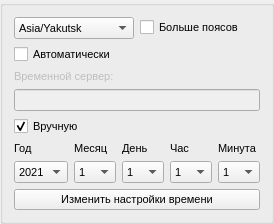
                  <widget class="QGroupBox" name="groupBox">
                   <property name="font">
                    <font>
                     <family>MS Shell Dlg 2</family>
                     <pointsize>8</pointsize>
                     <weight>50</weight>
                     <italic>false</italic>
                     <bold>false</bold>
                     <underline>false</underline>
                     <strikeout>false</strikeout>
                     <kerning>true</kerning>
                    </font>
                   </property>
                   <property name="acceptDrops">
                    <bool>false</bool>
                   </property>
                   <layout class="QFormLayout" name="formLayout_2">
                    <item row="1" column="0" colspan="2">
                     <layout class="QVBoxLayout" name="verticalLayout_12">
                      <item>
                       <layout class="QHBoxLayout" name="horizontalLayout_8">
                        <item>
                         <layout class="QVBoxLayout" name="verticalLayout_7">
                          <item>
                           <widget class="QLabel" name="label_14">
                            <property name="text">
                             <string>Год</string>
                            </property>
                           </widget>
                          </item>
                          <item>
                           <widget class="QComboBox" name="comboBox_6">
                            <item>
                             <property name="text">
                              <string>2021</string>
                             </property>
                            </item>
                            <item>
                             <property name="text">
                              <string>2022</string>
                             </property>
                            </item>
                            <item>
                             <property name="text">
                              <string>2023</string>
                             </property>
                            </item>
                            <item>
                             <property name="text">
                              <string>2024</string>
                             </property>
                            </item>
                            <item>
                             <property name="text">
                              <string>2025</string>
                             </property>
                            </item>
                            <item>
                             <property name="text">
                              <string>2026</string>
                             </property>
                            </item>
                            <item>
                             <property name="text">
                              <string>2027</string>
                             </property>
                            </item>
                            <item>
                             <property name="text">
                              <string>2028</string>
                             </property>
                            </item>
                           </widget>
                          </item>
                         </layout>
                        </item>
                        <item>
                         <layout class="QVBoxLayout" name="verticalLayout_8">
                          <item>
                           <widget class="QLabel" name="label_15">
                            <property name="text">
                             <string>Месяц</string>
                            </property>
                           </widget>
                          </item>
                          <item>
                           <widget class="QComboBox" name="comboBox_7">
                            <item>
                             <property name="text">
                              <string>1</string>
                             </property>
                            </item>
                            <item>
                             <property name="text">
                              <string>2</string>
                             </property>
                            </item>
                            <item>
                             <property name="text">
                              <string>3</string>
                             </property>
                            </item>
                            <item>
                             <property name="text">
                              <string>4</string>
                             </property>
                            </item>
                            <item>
                             <property name="text">
                              <string>5</string>
                             </property>
                            </item>
                            <item>
                             <property name="text">
                              <string>6</string>
                             </property>
                            </item>
                            <item>
                             <property name="text">
                              <string>7</string>
                             </property>
                            </item>
                            <item>
                             <property name="text">
                              <string>8</string>
                             </property>
                            </item>
                            <item>
                             <property name="text">
                              <string>9</string>
                             </property>
                            </item>
                            <item>
                             <property name="text">
                              <string>10</string>
                             </property>
                            </item>
                            <item>
                             <property name="text">
                              <string>11</string>
                             </property>
                            </item>
                            <item>
                             <property name="text">
                              <string>12</string>
                             </property>
                            </item>
                           </widget>
                          </item>
                         </layout>
                        </item>
                        <item>
                         <layout class="QVBoxLayout" name="verticalLayout_9">
                          <item>
                           <widget class="QLabel" name="label_16">
                            <property name="text">
                             <string>День</string>
                            </property>
                           </widget>
                          </item>
                          <item>
                           <widget class="QComboBox" name="comboBox_8">
                            <item>
                             <property name="text">
                              <string>1</string>
                             </property>
                            </item>
                            <item>
                             <property name="text">
                              <string>2</string>
                             </property>
                            </item>
                            <item>
                             <property name="text">
                              <string>3</string>
                             </property>
                            </item>
                            <item>
                             <property name="text">
                              <string>4</string>
                             </property>
                            </item>
                            <item>
                             <property name="text">
                              <string>5</string>
                             </property>
                            </item>
                            <item>
                             <property name="text">
                              <string>6</string>
                             </property>
                            </item>
                            <item>
                             <property name="text">
                              <string>7</string>
                             </property>
                            </item>
                            <item>
                             <property name="text">
                              <string>8</string>
                             </property>
                            </item>
                            <item>
                             <property name="text">
                              <string>9</string>
                             </property>
                            </item>
                            <item>
                             <property name="text">
                              <string>10</string>
                             </property>
                            </item>
                            <item>
                             <property name="text">
                              <string>11</string>
                             </property>
                            </item>
                            <item>
                             <property name="text">
                              <string>12</string>
                             </property>
                            </item>
                            <item>
                             <property name="text">
                              <string>13</string>
                             </property>
                            </item>
                            <item>
                             <property name="text">
                              <string>14</string>
                             </property>
                            </item>
                            <item>
                             <property name="text">
                              <string>15</string>
                             </property>
                            </item>
                            <item>
                             <property name="text">
                              <string>16</string>
                             </property>
                            </item>
                            <item>
                             <property name="text">
                              <string>17</string>
                             </property>
                            </item>
                            <item>
                             <property name="text">
                              <string>18</string>
                             </property>
                            </item>
                            <item>
                             <property name="text">
                              <string>19</string>
                             </property>
                            </item>
                            <item>
                             <property name="text">
                              <string>20</string>
                             </property>
                            </item>
                            <item>
                             <property name="text">
                              <string>21</string>
                             </property>
                            </item>
                            <item>
                             <property name="text">
                              <string>22</string>
                             </property>
                            </item>
                            <item>
                             <property name="text">
                              <string>23</string>
                             </property>
                            </item>
                            <item>
                             <property name="text">
                              <string>24</string>
                             </property>
                            </item>
                            <item>
                             <property name="text">
                              <string>25</string>
                             </property>
                            </item>
                            <item>
                             <property name="text">
                              <string>26</string>
                             </property>
                            </item>
                            <item>
                             <property name="text">
                              <string>27</string>
                             </property>
                            </item>
                            <item>
                             <property name="text">
                              <string>28</string>
                             </property>
                            </item>
                            <item>
                             <property name="text">
                              <string>29</string>
                             </property>
                            </item>
                            <item>
                             <property name="text">
                              <string>30</string>
                             </property>
                            </item>
                            <item>
                             <property name="text">
                              <string>31</string>
                             </property>
                            </item>
                           </widget>
                          </item>
                         </layout>
                        </item>
                        <item>
                         <layout class="QVBoxLayout" name="verticalLayout_10">
                          <item>
                           <widget class="QLabel" name="label_17">
                            <property name="text">
                             <string>Час</string>
                            </property>
                           </widget>
                          </item>
                          <item>
                           <widget class="QComboBox" name="comboBox_9">
                            <item>
                             <property name="text">
                              <string>1</string>
                             </property>
                            </item>
                            <item>
                             <property name="text">
                              <string>2</string>
                             </property>
                            </item>
                            <item>
                             <property name="text">
                              <string>3</string>
                             </property>
                            </item>
                            <item>
                             <property name="text">
                              <string>4</string>
                             </property>
                            </item>
                            <item>
                             <property name="text">
                              <string>5</string>
                             </property>
                            </item>
                            <item>
                             <property name="text">
                              <string>6</string>
                             </property>
                            </item>
                            <item>
                             <property name="text">
                              <string>7</string>
                             </property>
                            </item>
                            <item>
                             <property name="text">
                              <string>8</string>
                             </property>
                            </item>
                            <item>
                             <property name="text">
                              <string>9</string>
                             </property>
                            </item>
                            <item>
                             <property name="text">
                              <string>10</string>
                             </property>
                            </item>
                            <item>
                             <property name="text">
                              <string>11</string>
                             </property>
                            </item>
                            <item>
                             <property name="text">
                              <string>12</string>
                             </property>
                            </item>
                           </widget>
                          </item>
                         </layout>
                        </item>
                        <item>
                         <layout class="QVBoxLayout" name="verticalLayout_11">
                          <item>
                           <widget class="QLabel" name="label_18">
                            <property name="text">
                             <string>Минута</string>
                            </property>
                           </widget>
                          </item>
                          <item>
                           <widget class="QComboBox" name="comboBox_10">
                            <item>
                             <property name="text">
                              <string>1</string>
                             </property>
                            </item>
                            <item>
                             <property name="text">
                              <string>2</string>
                             </property>
                            </item>
                            <item>
                             <property name="text">
                              <string>3</string>
                             </property>
                            </item>
                            <item>
                             <property name="text">
                              <string>4</string>
                             </property>
                            </item>
                            <item>
                             <property name="text">
                              <string>5</string>
                             </property>
                            </item>
                            <item>
                             <property name="text">
                              <string>6</string>
                             </property>
                            </item>
                            <item>
                             <property name="text">
                              <string>7</string>
                             </property>
                            </item>
                            <item>
                             <property name="text">
                              <string>8</string>
                             </property>
                            </item>
                            <item>
                             <property name="text">
                              <string>9</string>
                             </property>
                            </item>
                            <item>
                             <property name="text">
                              <string>10</string>
                             </property>
                            </item>
                            <item>
                             <property name="text">
                              <string>11</string>
                             </property>
                            </item>
                            <item>
                             <property name="text">
                              <string>12</string>
                             </property>
                            </item>
                            <item>
                             <property name="text">
                              <string>13</string>
                             </property>
                            </item>
                            <item>
                             <property name="text">
                              <string>14</string>
                             </property>
                            </item>
                            <item>
                             <property name="text">
                              <string>15</string>
                             </property>
                            </item>
                            <item>
                             <property name="text">
                              <string>16</string>
                             </property>
                            </item>
                            <item>
                             <property name="text">
                              <string>17</string>
                             </property>
                            </item>
                            <item>
                             <property name="text">
                              <string>18</string>
                             </property>
                            </item>
                            <item>
                             <property name="text">
                              <string>19</string>
                             </property>
                            </item>
                            <item>
                             <property name="text">
                              <string>20</string>
                             </property>
                            </item>
                            <item>
                             <property name="text">
                              <string>21</string>
                             </property>
                            </item>
                            <item>
                             <property name="text">
                              <string>22</string>
                             </property>
                            </item>
                            <item>
                             <property name="text">
                              <string>23</string>
                             </property>
                            </item>
                            <item>
                             <property name="text">
                              <string>24</string>
                             </property>
                            </item>
                            <item>
                             <property name="text">
                              <string>25</string>
                             </property>
                            </item>
                            <item>
                             <property name="text">
                              <string>26</string>
                             </property>
                            </item>
                            <item>
                             <property name="text">
                              <string>27</string>
                             </property>
                            </item>
                            <item>
                             <property name="text">
                              <string>28</string>
                             </property>
                            </item>
                            <item>
                             <property name="text">
                              <string>29</string>
                             </property>
                            </item>
                            <item>
                             <property name="text">
                              <string>30</string>
                             </property>
                            </item>
                            <item>
                             <property name="text">
                              <string>31</string>
                             </property>
                            </item>
                            <item>
                             <property name="text">
                              <string>32</string>
                             </property>
                            </item>
                            <item>
                             <property name="text">
                              <string>33</string>
                             </property>
                            </item>
                            <item>
                             <property name="text">
                              <string>34</string>
                             </property>
                            </item>
                            <item>
                             <property name="text">
                              <string>35</string>
                             </property>
                            </item>
                            <item>
                             <property name="text">
                              <string>36</string>
                             </property>
                            </item>
                            <item>
                             <property name="text">
                              <string>37</string>
                             </property>
                            </item>
                            <item>
                             <property name="text">
                              <string>38</string>
                             </property>
                            </item>
                            <item>
                             <property name="text">
                              <string>39</string>
                             </property>
                            </item>
                            <item>
                             <property name="text">
                              <string>40</string>
                             </property>
                            </item>
                            <item>
                             <property name="text">
                              <string>41</string>
                             </property>
                            </item>
                            <item>
                             <property name="text">
                              <string>42</string>
                             </property>
                            </item>
                            <item>
                             <property name="text">
                              <string>43</string>
                             </property>
                            </item>
                            <item>
                             <property name="text">
                              <string>44</string>
                             </property>
                            </item>
                            <item>
                             <property name="text">
                              <string>45</string>
                             </property>
                            </item>
                            <item>
                             <property name="text">
                              <string>46</string>
                             </property>
                            </item>
                            <item>
                             <property name="text">
                              <string>47</string>
                             </property>
                            </item>
                            <item>
                             <property name="text">
                              <string>48</string>
                             </property>
                            </item>
                            <item>
                             <property name="text">
                              <string>49</string>
                             </property>
                            </item>
                            <item>
                             <property name="text">
                              <string>50</string>
                             </property>
                            </item>
                            <item>
                             <property name="text">
                              <string>51</string>
                             </property>
                            </item>
                            <item>
                             <property name="text">
                              <string>52</string>
                             </property>
                            </item>
                            <item>
                             <property name="text">
                              <string>53</string>
                             </property>
                            </item>
                            <item>
                             <property name="text">
                              <string>54</string>
                             </property>
                            </item>
                            <item>
                             <property name="text">
                              <string>55</string>
                             </property>
                            </item>
                            <item>
                             <property name="text">
                              <string>56</string>
                             </property>
                            </item>
                            <item>
                             <property name="text">
                              <string>57</string>
                             </property>
                            </item>
                            <item>
                             <property name="text">
                              <string>58</string>
                             </property>
                            </item>
                            <item>
                             <property name="text">
                              <string>59</string>
                             </property>
                            </item>
                            <item>
                             <property name="text">
                              <string>60</string>
                             </property>
                            </item>
                           </widget>
                          </item>
                         </layout>
                        </item>
                       </layout>
                      </item>
                      <item>
                       <widget class="QPushButton" name="pushButton_3">
                        <property name="text">
                         <string>Изменить настройки времени</string>
                        </property>
                       </widget>
                      </item>
                     </layout>
                    </item>
                    <item row="0" column="0" colspan="2">
                     <layout class="QVBoxLayout" name="verticalLayout_6">
                      <item>
                       <layout class="QVBoxLayout" name="verticalLayout_2">
                        <item>
                         <layout class="QHBoxLayout" name="horizontalLayout_7">
                          <item>
                           <widget class="QComboBox" name="comboBox_3">
                            <item>
                             <property name="text">
                              <string>Asia/Yakutsk</string>
                             </property>
                            </item>
                            <item>
                             <property name="text">
                              <string>Australia/Brisbane</string>
                             </property>
                            </item>
                            <item>
                             <property name="text">
                              <string>Europe/Berlin</string>
                             </property>
                            </item>
                            <item>
                             <property name="text">
                              <string>Europe/Moscow</string>
                             </property>
                            </item>
                            <item>
                             <property name="text">
                              <string>PRC</string>
                             </property>
                            </item>
                            <item>
                             <property name="text">
                              <string>UTC</string>
                             </property>
                            </item>
                           </widget>
                          </item>
                          <item>
                           <widget class="QCheckBox" name="checkBox">
                            <property name="text">
                             <string>Больше поясов</string>
                            </property>
                           </widget>
                          </item>
                         </layout>
                        </item>
                        <item>
                         <widget class="QCheckBox" name="checkBox_2">
                          <property name="text">
                           <string>Автоматически</string>
                          </property>
                         </widget>
                        </item>
                       </layout>
                      </item>
                      <item>
                       <layout class="QVBoxLayout" name="verticalLayout_5">
                        <item>
                         <widget class="QLabel" name="label_13">
                          <property name="enabled">
                           <bool>false</bool>
                          </property>
                          <property name="text">
                           <string>Временной сервер:</string>
                          </property>
                         </widget>
                        </item>
                        <item>
                         <widget class="QLineEdit" name="lineEdit_8">
                          <property name="enabled">
                           <bool>false</bool>
                          </property>
                         </widget>
                        </item>
                       </layout>
                      </item>
                      <item>
                       <widget class="QCheckBox" name="checkBox_3">
                        <property name="acceptDrops">
                         <bool>false</bool>
                        </property>
                        <property name="text">
                         <string>Вручную</string>
                        </property>
                        <property name="checkable">
                         <bool>true</bool>
                        </property>
                        <property name="checked">
                         <bool>true</bool>
                        </property>
                        <property name="tristate">
                         <bool>false</bool>
                        </property>
                       </widget>
                      </item>
                     </layout>
                    </item>
                   </layout>
                  </widget>
